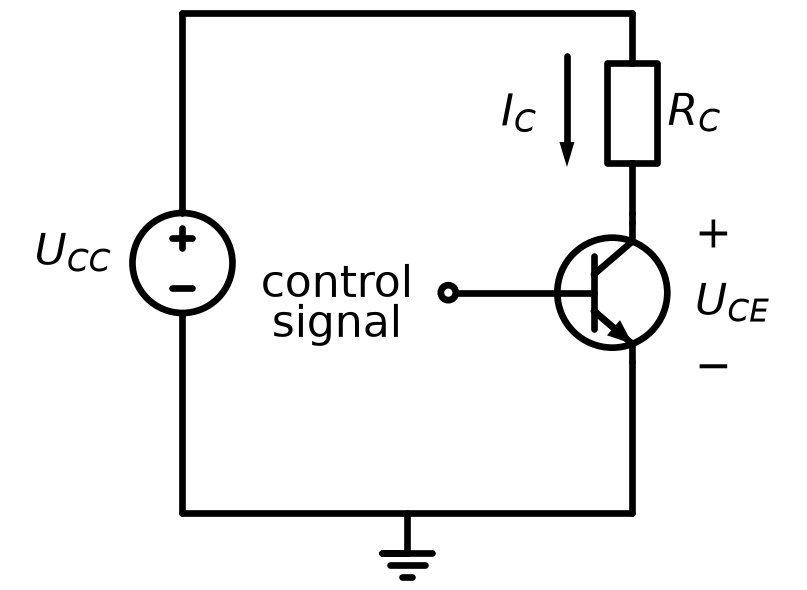

Source code (Python):
"""Draw 2.5_circuit_en.png: the transistor stage of 2.5_circuit.png, with English labels.

Usage: python3 2.5_circuit_en.py (requires matplotlib and schemdraw). The image is written next
to this script. The drawing follows 2.5_circuit.png, which has no script of its own, in style and
layout, but is 0.35 units wider: "control signal" is wider than "styr-signal", and would
otherwise run into the source.
"""
from pathlib import Path

import matplotlib

matplotlib.use("Agg")
import schemdraw
import schemdraw.elements as elm

OUT = Path(__file__).with_suffix(".png")
LABELS = {"ctrl": "control\nsignal"}


def draw(labels, out):
    """Draw the common-emitter stage with its control signal, and save it as out."""
    with schemdraw.Drawing(show=False) as d:
        d.config(unit=2, fontsize=16, lw=2.4)
        # The label offsets place each label where the original has it.
        elm.SourceV().up().length(5).label(r"$U_{CC}$", ofst=(0.1, 0.2))
        elm.Line().right().length(4.5)
        r = elm.ResistorIEC().down().label(r"$R_C$", loc="bot")
        elm.Arrow().at((r.start.x - 0.655, r.start.y - 0.43)).down().length(1.11).label(
            r"$I_C$", loc="top", ofst=(0.02, -0.14))
        elm.Line().at(r.end).down().length(0.1)
        q = elm.BjtNpn(circle=True).theta(0).anchor("collector")
        elm.Line().at(q.emitter).toy(0)
        elm.Line().tox(0)
        elm.Line().at(q.base).tox(q.base.x - 1.09)
        elm.Dot(open=True).label(labels["ctrl"], loc="left", halign="center", ofst=(-1.04, -0.1))
        elm.Gap().at((r.end.x + 0.625, r.end.y + 0.49)).toy(0.71).label(
            ["+", r"$U_{CE}$", "$-$"], halign="left")
        elm.Ground().at((2.25, 0))
    d.save(str(out), dpi=200)


if __name__ == "__main__":
    draw(LABELS, OUT)
